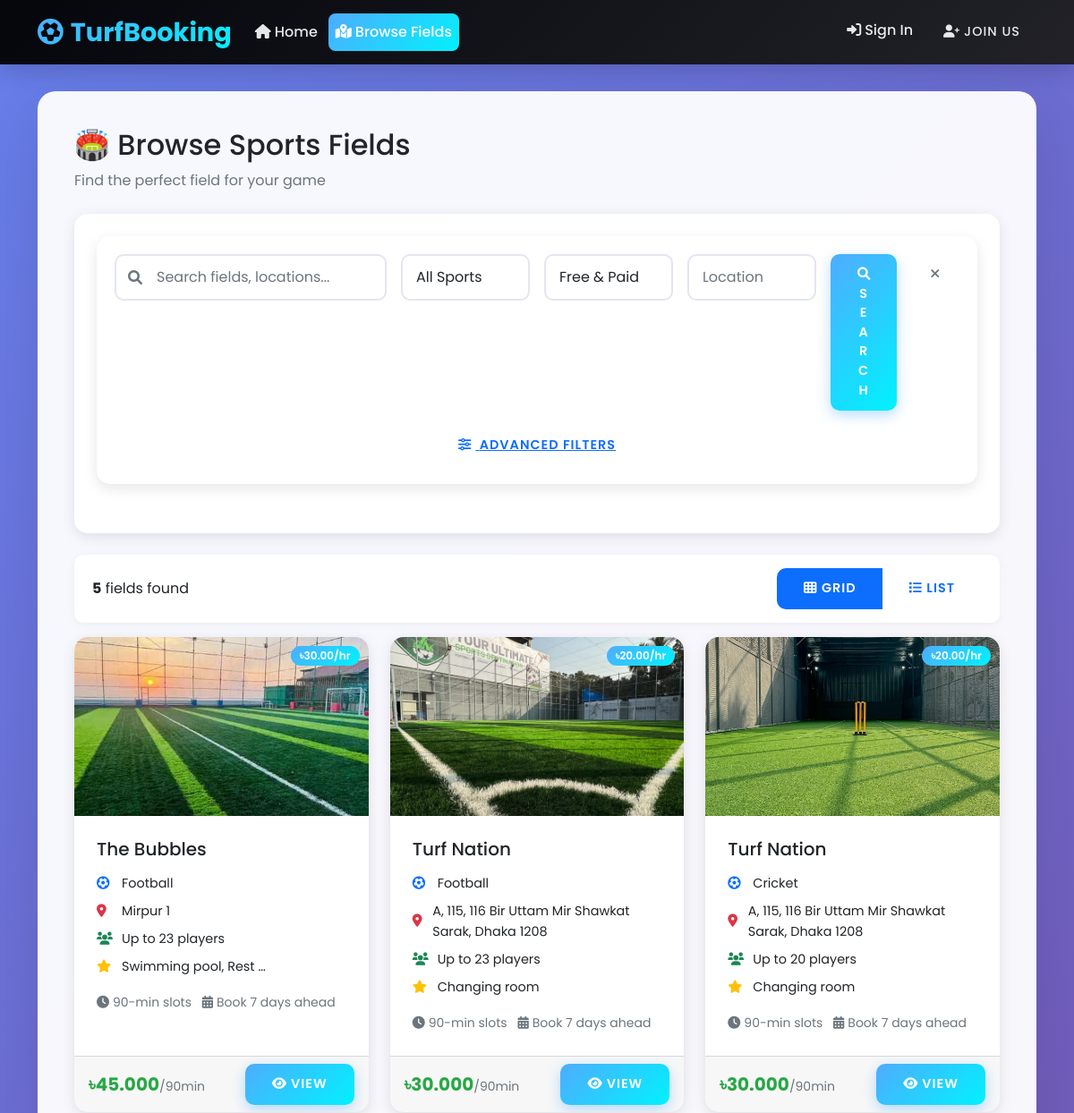
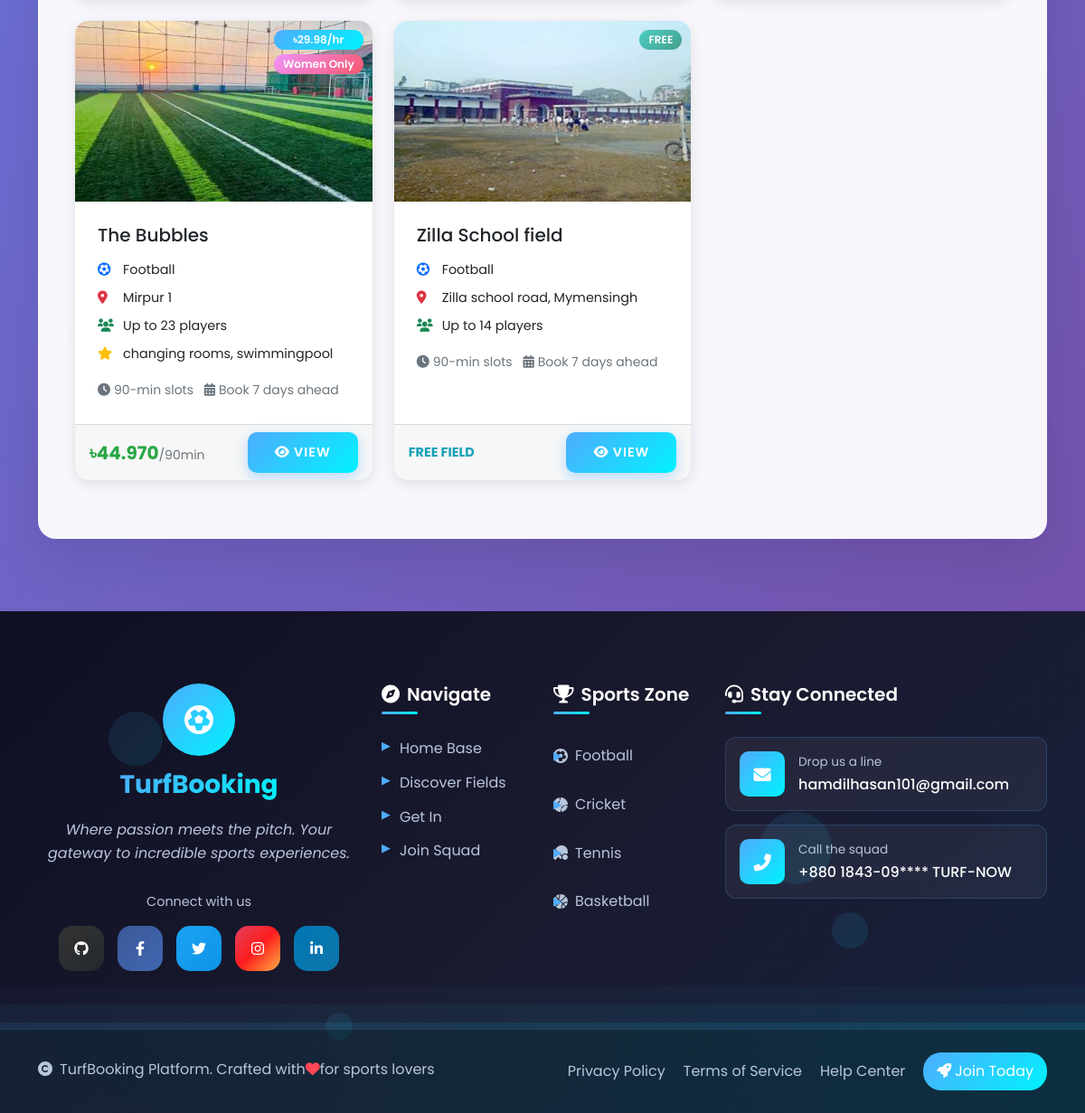
The app's page /fields/ with its own data (2 pictures, top to bottom).
### fields/models.py (models this page shows, shortened)
class Field(models.Model):
    FIELD_TYPES = (
        ('Cricket', 'Cricket'),
        ('Football', 'Football'),
        ('Tennis', 'Tennis'),
        ('Basketball', 'Basketball'),
    )
    AVAILABILITY = (
        ('Free', 'Free'),
        ('Paid', 'Paid'),
    )
    owner = models.ForeignKey(User, on_delete=models.CASCADE)
    name = models.CharField(max_length=200)
    field_type = models.CharField(max_length=20, choices=FIELD_TYPES)
    location = models.CharField(max_length=300)
    cost_per_hour = models.DecimalField(max_digits=10, decimal_places=2)
    availability_type = models.CharField(max_length=10, choices=AVAILABILITY)
    description = models.TextField(max_length=1000)
    image = models.ImageField(upload_to='fields/', blank=True, null=True)
    is_women_only = models.BooleanField(default=False)
    capacity = models.PositiveIntegerField()
    amenities = models.TextField(max_length=500, blank=True)
    is_active = models.BooleanField(default=True)
    created_at = models.DateTimeField(auto_now_add=True)
    def get_90min_cost(self):
        if self.availability_type == 'Free':
            return Decimal('0.00')
        return self.cost_per_hour * Decimal('1.5')

### fields/views.py (the view)
# urls.py: path('', views.fields, name='fields'),
def fields(request):
    fields_list = Field.objects.filter(is_active=True)
    field_type = request.GET.get('field_type')
    availability = request.GET.get('availability')
    women_only = request.GET.get('women_only')
    location = request.GET.get('location')
    if field_type and field_type != 'All':
        fields_list = fields_list.filter(field_type=field_type)
    if availability and availability != 'All':
        fields_list = fields_list.filter(availability_type=availability)
    if women_only == 'on':
        fields_list = fields_list.filter(is_women_only=True)
    if location:
        fields_list = fields_list.filter(location__icontains=location)
    context = {
        'fields': fields_list,
        'field_types': Field.FIELD_TYPES,
        'availability_types': Field.AVAILABILITY,
        'today': date.today(),
    }
    return render(request, 'fields/fields.html', context)

### fields/templates/fields/fields.html (shortened to what this page needs)
{% extends 'base.html' %}
{% block content %}
<div class="search-header mb-4">
    <h2>🏟️ Browse Sports Fields</h2>
    <p class="text-muted">Find the perfect field for your game</p>
</div>
<div class="card search-filter-card mb-4">
    <div class="card-body">
        <form method="get" class="search-form">
            <div class="row g-3">
                <div class="col-md-4">
                    <div class="search-input-group">
                        <i class="fas fa-search search-icon"></i>
                        <input type="text" name="search" class="form-control search-input"
                               placeholder="Search fields, locations..."
                               value="{{ request.GET.search }}">
                    </div>
                </div>
                <div class="col-md-2">
                    <select name="field_type" class="form-control">
                        <option value="">All Sports</option>
                    </select>
                </div>
                <div class="col-md-2">
                    <select name="availability" class="form-control">
                        <option value="">Free & Paid</option>
                    </select>
                </div>
                <div class="col-md-2">
                    <input type="text" name="location" class="form-control"
                           placeholder="Location" value="{{ request.GET.location }}">
                </div>
                <div class="col-md-2">
                    <div class="d-flex gap-2">
                        <button type="submit" class="btn btn-primary flex-fill">
                            <i class="fas fa-search me-1"></i>Search
                        </button>
                        <a href="{% url 'fields:fields' %}" class="btn btn-outline-secondary" title="Clear">
                            <i class="fas fa-times"></i>
                        </a>
                    </div>
                </div>
            </div>
            <div class="text-center mt-3">
                <button type="button" class="btn btn-link" onclick="toggleAdvancedFilters()">
                    <i class="fas fa-sliders-h me-1"></i>
                    <span id="advancedToggleText">Advanced Filters</span>
                </button>
            </div>
        </form>
    </div>
</div>
<div class="results-summary mb-3">
    <div class="d-flex justify-content-between align-items-center">
        <div>
            <strong>{{ fields.count }}</strong> field{{ fields.count|pluralize }} found
        </div>
        <div class="view-toggles">
            <div class="btn-group" role="group">
                <button type="button" class="btn btn-outline-primary btn-sm active"
                        onclick="switchView('grid')" id="gridViewBtn">
                    <i class="fas fa-th"></i> Grid
                </button>
                <button type="button" class="btn btn-outline-primary btn-sm"
                        onclick="switchView('list')" id="listViewBtn">
                    <i class="fas fa-list"></i> List
                </button>
            </div>
        </div>
    </div>
</div>
<div class="fields-container" id="fieldsContainer">
    <div class="row" id="fieldsGrid">
        {% for field in fields %}
            <div class="col-md-4 mb-4 field-item">
                <div class="card field-card h-100">
                    <div class="field-image-container">
                        {% if field.image %}
                            <img src="{{ field.image.url }}" class="card-img-top" alt="{{ field.name }}">
                        {% else %}
                            <div class="card-img-top field-placeholder">
                                <i class="fas fa-futbol"></i>
                            </div>
                        {% endif %}
                        <div class="field-overlay">
                            <div class="quick-info">
                                {% if field.availability_type == 'Free' %}
                                    <span class="badge badge-free">FREE</span>
                                {% else %}
                                    <span class="badge badge-paid">৳{{ field.cost_per_hour }}/hr</span>
                                {% endif %}
                                {% if field.is_women_only %}
                                    <span class="badge badge-women">Women Only</span>
                                {% endif %}
                            </div>
                        </div>
                    </div>
                    <div class="card-body">
                        <h5 class="card-title">{{ field.name }}</h5>
                        <div class="field-meta">
                            <div class="meta-item">
                                <i class="fas fa-futbol text-primary"></i>
                                <span>{{ field.field_type }}</span>
                            </div>
                            <div class="meta-item">
                                <i class="fas fa-map-marker-alt text-danger"></i>
                                <span>{{ field.location }}</span>
                            </div>
                            <div class="meta-item">
                                <i class="fas fa-users text-success"></i>
                                <span>Up to {{ field.capacity }} players</span>
                            </div>
                            {% if field.amenities %}
                                <div class="meta-item">
                                    <i class="fas fa-star text-warning"></i>
                                    <span>{{ field.amenities|truncatewords:3 }}</span>
                                </div>
                            {% endif %}
                        </div>
                        <div class="quick-stats mt-2">
                            <small class="text-muted">
                                <i class="fas fa-clock me-1"></i>90-min slots
                                <i class="fas fa-calendar-alt ms-2 me-1"></i>Book 7 days ahead
                            </small>
                        </div>
                    </div>
                    <div class="card-footer">
                        <div class="d-flex justify-content-between align-items-center">
                            <div class="price-display">
                                {% if field.availability_type == 'Free' %}
                                    <span class="price-free">FREE FIELD</span>
                                {% else %}
                                    <span class="price-amount">৳{{ field.get_90min_cost }}</span>
                                    <small class="text-muted">/90min</small>
                                {% endif %}
                            </div>
                            <div class="action-buttons">
                                <a href="{% url 'fields:field_detail' field.id %}"
                                   class="btn btn-primary btn-sm">
                                    <i class="fas fa-eye me-1"></i>View
                                </a>
                            </div>
                        </div>
                    </div>
                </div>
            </div>
        {% endfor %}
    </div>
</div>
{% endblock %}

### static/css/style.css (style rules this page uses)
* { margin: 0; padding: 0; box-sizing: border-box; }
body { font-family: 'Poppins', sans-serif; background: linear-gradient(135deg, #667eea 0%, #764ba2 100%); min-height: 100vh; line-height: 1.6; }
.card { border: none; border-radius: 15px; box-shadow: 0 10px 30px rgba(0, 0, 0, 0.1); transition: all 0.3s ease; overflow: hidden; background: white; }
.card-body { padding: 25px; }
.card-img-top { transition: all 0.3s ease; }
.btn { border: none; border-radius: 10px; font-weight: 600; padding: 12px 30px; transition: all 0.3s ease; text-transform: uppercase; letter-spacing: 1px; font-size: 0.9rem; position: relative; overflow: hidden; }
.btn:before { content: ''; position: absolute; top: 0; left: -100%; width: 100%; height: 100%; background: linear-gradient(90deg, transparent, rgba(255, 255, 255, 0.2), transparent); transition: all 0.5s; }
.btn-primary { background: linear-gradient(135deg, #4facfe 0%, #00f2fe 100%); color: white; box-shadow: 0 5px 15px rgba(79, 172, 254, 0.4); }
.form-control { border: 2px solid #e3e6f0; border-radius: 10px; padding: 12px 15px; font-size: 1rem; transition: all 0.3s ease; background: rgba(255, 255, 255, 0.9); }
.badge { border-radius: 20px; padding: 5px 10px; font-weight: 500; font-size: 0.75rem; }
.search-form { background: white; padding: 20px; border-radius: 15px; box-shadow: 0 5px 15px rgba(0, 0, 0, 0.1); margin-bottom: 30px; }
.field-card { transition: all 0.3s ease; border-radius: 15px; overflow: hidden; }

### fields/templates/fields/fields.html (style rules this page uses)
.search-filter-card { border: none; box-shadow: 0 4px 15px rgba(0, 0, 0, 0.1); border-radius: 15px; }
.search-input-group { position: relative; }
.search-icon { position: absolute; left: 15px; top: 50%; transform: translateY(-50%); color: #6c757d; z-index: 10; }
.search-input { padding-left: 45px; }
.field-card { border: none; border-radius: 15px; overflow: hidden; transition: all 0.3s ease; box-shadow: 0 4px 15px rgba(0, 0, 0, 0.1); }
.field-image-container { position: relative; height: 200px; overflow: hidden; }
.card-img-top { width: 100%; height: 100%; object-fit: cover; transition: transform 0.3s ease; }
.field-overlay { position: absolute; top: 0; right: 0; padding: 10px; }
.quick-info { display: flex; flex-direction: column; gap: 5px; }
.badge-free { background: linear-gradient(135deg, #4ecdc4, #44a08d); color: white; padding: 5px 10px; border-radius: 15px; font-size: 0.75rem; font-weight: 600; }
.badge-paid { background: linear-gradient(135deg, #4facfe, #00f2fe); color: white; padding: 5px 10px; border-radius: 15px; font-size: 0.75rem; font-weight: 600; }
.badge-women { background: linear-gradient(135deg, #f093fb, #f5576c); color: white; padding: 5px 10px; border-radius: 15px; font-size: 0.75rem; font-weight: 600; }
.field-meta { margin: 15px 0; }
.meta-item { display: flex; align-items: center; margin-bottom: 8px; font-size: 0.9rem; }
.meta-item i { width: 20px; margin-right: 8px; }
.price-display { display: flex; align-items: baseline; }
.price-amount { font-size: 1.25rem; font-weight: 700; color: #28a745; }
.price-free { font-size: 0.9rem; font-weight: 700; color: #17a2b8; }
.action-buttons { display: flex; gap: 5px; }
.results-summary { background: white; padding: 15px 20px; border-radius: 10px; box-shadow: 0 2px 10px rgba(0, 0, 0, 0.05); }

### records on screen
Field: image (picture), cost_per_hour "30.00", name "The Bubbles", field_type "Football", location "Mirpur 1", capacity "23", amenities "Swimming pool, Rest …", get_90min_cost "45.000"
Field: image (picture), cost_per_hour "20.00", name "Turf Nation", field_type "Football", location "A, 115, 116 Bir Uttam Mir Shawkat Sarak, Dhaka 1208", capacity "23", amenities "Changing room", get_90min_cost "30.000"
Field: image (picture), cost_per_hour "20.00", name "Turf Nation", field_type "Cricket", location "A, 115, 116 Bir Uttam Mir Shawkat Sarak, Dhaka 1208", capacity "20", amenities "Changing room", get_90min_cost "30.000"
Field: image (picture), cost_per_hour "29.98", is_women_only "Women Only", name "The Bubbles", field_type "Football", location "Mirpur 1", capacity "23", amenities "changing rooms, swimmingpool", get_90min_cost "44.970"
Field: image (picture), availability_type "FREE", name "Zilla School field", field_type "Football", location "Zilla school road, Mymensingh", capacity "14"

### other values on screen
{{ fields.count }} "5"
